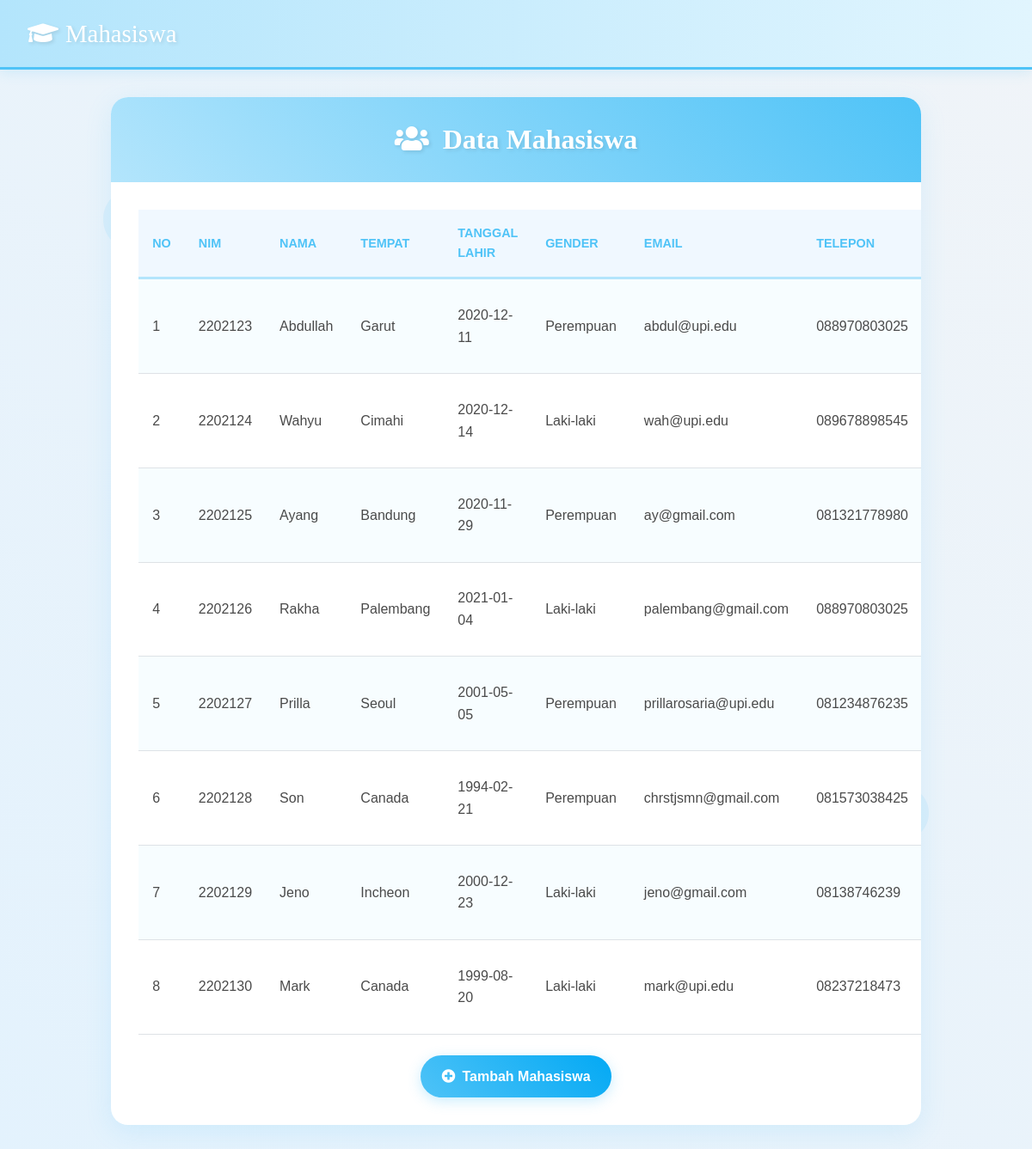
/mvp_php/index.php, run on the app's committed database.
### tables this page shows
CREATE TABLE `mahasiswa` (
  `id` int NOT NULL,
  `nim` varchar(100) NOT NULL,
  `nama` varchar(100) NOT NULL,
  `tempat` varchar(100) NOT NULL,
  `tl` varchar(100) NOT NULL,
  `gender` varchar(10) NOT NULL,
  `email` varchar(100) NOT NULL,
  `telp` varchar(100) NOT NULL
);

### mvp_php/presenter/ProsesMahasiswa.php (called while the page is built, shortened)
<?php
class ProsesMahasiswa implements KontrakPresenter
{
	private $tabelmahasiswa;
	private $data = [];
	function __construct()
	{
		try {
			$db_host = "localhost";
			$db_user = "root";
			$db_password = "";
			$db_name = "mvp_php";
			$this->tabelmahasiswa = new TabelMahasiswa($db_host, $db_user, $db_password, $db_name);
			$this->data = array();
		} catch (Exception $e) {
			echo "yah error" . $e->getMessage();
		}
	}
	function prosesDataMahasiswa()
	{
		try {
			$this->tabelmahasiswa->open();
			$this->tabelmahasiswa->getMahasiswa();
			while ($row = $this->tabelmahasiswa->getResult()) {
				$mahasiswa = new Mahasiswa();
				$mahasiswa->setId($row['id']);
				$mahasiswa->setNim($row['nim']);
				$mahasiswa->setNama($row['nama']);
				$mahasiswa->setTempat($row['tempat']);
				$mahasiswa->setTl($row['tl']);
				$mahasiswa->setGender($row['gender']);
				$mahasiswa->setEmail($row['email']);
				$mahasiswa->setTelp($row['telp']);
				$this->data[] = $mahasiswa;
			}
		} catch (Exception $e) {
			echo "yah error part 2" . $e->getMessage();
		}
	}
	function getNim($i)
	{
		return $this->data[$i]->nim;
	}
	function getNama($i)
	{
		return $this->data[$i]->nama;
	}
	function getTempat($i)
	{
		return $this->data[$i]->tempat;
	}
	function getTl($i)
	{
		return $this->data[$i]->tl;
	}
	function getGender($i)
	{
		return $this->data[$i]->gender;
	}
	function getEmail($i)
	{
		return $this->data[$i]->email;
	}
	function getTelp($i)
	{
		return $this->data[$i]->telp;
	}
	function getSize()
	{
		return sizeof($this->data);
	}
}

### mvp_php/index.php (called while the page is built)
<?php
include("view/TampilMahasiswa.php");
$tp = new TampilMahasiswa();
$data = $tp->tampil();

### mvp_php/model/Mahasiswa.class.php (called while the page is built, shortened)
<?php
class Mahasiswa
{
	function setNim($nim)
	{
		$this->nim = $nim;
	}
	function setNama($nama)
	{
		$this->nama = $nama;
	}
	function setTempat($tempat)
	{
		$this->tempat = $tempat;
	}
	function setTl($tl)
	{
		$this->tl = $tl;
	}
	function setGender($gender)
	{
		$this->gender = $gender;
	}
	function setEmail($email)
	{
		$this->email = $email;
	}
	function setTelp($telp)
	{
		$this->telp = $telp;
	}
}

### mvp_php/model/DB.class.php (called while the page is built, shortened)
<?php
class DB
{
	var $db_host = '';
	var $db_user = '';
	var $db_password = '';
	var $db_name = '';
	var $db_link = '';
	function __construct($db_host = '', $db_user = '', $db_password = '', $db_name = '')
	{
		$this->db_host = $db_host;
		$this->db_user = $db_user;
		$this->db_password = $db_password;
		$this->db_name = $db_name;
	}
	function open()
	{
		$this->db_link = mysqli_connect($this->db_host, $this->db_user, $this->db_password, $this->db_name);
	}
	function execute($query = "")
	{
		$this->result = mysqli_query($this->db_link, $query);
		return $this->result;
	}
}

### mvp_php/model/TabelMahasiswa.class.php (called while the page is built, shortened)
<?php
class TabelMahasiswa extends DB
{
	function getMahasiswa()
	{
		$query = "SELECT * FROM mahasiswa";
		return $this->execute($query);
	}
}

### mvp_php/view/TampilMahasiswa.php (the view, shortened to what this page needs)
<?php
include("presenter/ProsesMahasiswa.php");
class TampilMahasiswa implements KontrakView
{
	private $prosesmahasiswa;
	function __construct()
	{
		$this->prosesmahasiswa = new ProsesMahasiswa();
	}
	function tampil()
	{
		$action = isset($_GET['action']) ? $_GET['action'] : "";
		switch ($action) {
			default:
				$this->prosesmahasiswa->prosesDataMahasiswa();
				$data = null;
				for ($i = 0; $i < $this->prosesmahasiswa->getSize(); $i++) {
					$no = $i + 1;
					$data .= "<tr>
					<td>" . $no . "</td>
					<td>" . $this->prosesmahasiswa->getNim($i) . "</td>
					<td>" . $this->prosesmahasiswa->getNama($i) . "</td>
					<td>" . $this->prosesmahasiswa->getTempat($i) . "</td>
					<td>" . $this->prosesmahasiswa->getTl($i) . "</td>
					<td>" . $this->prosesmahasiswa->getGender($i) . "</td>
					<td>" . $this->prosesmahasiswa->getEmail($i) . "</td>
					<td>" . $this->prosesmahasiswa->getTelp($i) . "</td>
					<td>
						<a href='index.php?action=update&id=" . $this->prosesmahasiswa->getId($i) . "' class='btn btn-warning btn-sm'>Edit</a>
						<a href='index.php?action=delete&id=" . $this->prosesmahasiswa->getId($i) . "' class='btn btn-danger btn-sm' onclick='return confirm(\"Apakah Anda yakin ingin menghapus data ini?\")'>Hapus</a>
					</td>
					</tr>";
				}
		}
	}
}

### mvp_php/model/Template.class.php (shortened to what this page needs)
<?php
class Template{
	var $content = '';
	function __construct($filename = ''){
		$this->content = implode('', @file($filename));
	}
	function clear(){
		$this->content = preg_replace("/DATA_[A-Z|_|0-9]+/", "", $this->content);
	}
	function write(){
		print $this->content;
	}
	function replace($old = '', $new = ''){
		if(is_int($new)){
			$value = sprintf("%d", $new);
		}elseif(is_float($new)){
			$value = sprintf("%f", $new);
		}elseif(is_array($new)){
			$value = '';
			foreach( $new as $item){
				$value .= $item. '';
			}
		}else{
			$value = $new;
		}
		$this->content = preg_replace("/$old/",  $value, $this->content);
	}
}

### mvp_php/assets/style.css (style rules this page uses)
* { margin: 0; padding: 0; box-sizing: border-box; }
:root { --primary-blue: #B3E5FC; --secondary-blue: #E1F5FE; --accent-blue: #4FC3F7; --light-blue: #F0F8FF; --text-color: #4A4A4A; --soft-gray: #F5F7FA; --border-radius: 15px; }
body { font-family: 'Quicksand', sans-serif; background: linear-gradient(45deg, #E3F2FD, #F0F4F8); min-height: 100vh; color: var(--text-color); line-height: 1.6; }
.container-fluid { width: 100%; padding: 2rem; }
.row { display: flex; flex-wrap: wrap; margin: 0 -15px; }
.col-12 { flex: 0 0 100%; max-width: 100%; padding: 0 15px; }
.col-lg-10 { flex: 0 0 83.333333%; max-width: 83.333333%; padding: 0 15px; }
.navbar { background: linear-gradient(90deg, var(--primary-blue), var(--secondary-blue)); padding: 1rem 2rem; box-shadow: 0 2px 15px rgba(79, 195, 247, 0.2); border-bottom: 3px solid var(--accent-blue); }
.navbar-brand { font-family: 'Pacifico', cursive; font-size: 1.8rem; color: white; text-decoration: none; text-shadow: 2px 2px 4px rgba(0, 0, 0, 0.1); display: inline-flex; align-items: center; }
.card { background: white; border-radius: 20px; box-shadow: 0 8px 30px rgba(79, 195, 247, 0.15); overflow: hidden; margin-bottom: 2rem; }
.card-header { background: linear-gradient(45deg, var(--primary-blue), var(--accent-blue)); padding: 1.5rem; color: white; text-align: center; }
.card-header h3, .card-header h4 { font-family: 'Pacifico', cursive; color: white; text-shadow: 2px 2px 4px rgba(0, 0, 0, 0.1); margin: 0; }
.card-header h3 { font-size: 2rem; }
.card-body { padding: 2rem; }
.table { width: 100%; border-collapse: collapse; margin-bottom: 1rem; }
.table th, .table td { padding: 1rem; text-align: left; vertical-align: middle; border-bottom: 1px solid #dee2e6; }
.table thead th { background-color: var(--light-blue); color: var(--accent-blue); font-weight: 600; text-transform: uppercase; font-size: 0.9rem; border-bottom: 3px solid var(--primary-blue); }
.table tbody tr:nth-child(odd) { background-color: rgba(179, 229, 252, 0.1); }
.btn { display: inline-flex; align-items: center; justify-content: center; padding: 0.75rem 1.5rem; border: none; border-radius: 25px; font-weight: 600; font-size: 1rem; cursor: pointer; text-decoration: none; transition: all 0.3s ease; font-family: 'Quicksand', sans-serif; }
.btn i { margin-right: 0.5rem; }
.btn-primary, .btn-success { background: linear-gradient(45deg, var(--accent-blue), #03A9F4); color: white; box-shadow: 0 4px 15px rgba(79, 195, 247, 0.3); }
.decoration { position: fixed; opacity: 0.1; pointer-events: none; z-index: -1; }
.cloud-decoration { color: var(--accent-blue); font-size: 8rem; animation: float 6s ease-in-out infinite; }
.cloud-1 { top: 10%; left: 10%; animation-delay: 0s; }
.cloud-2 { top: 60%; right: 10%; animation-delay: 2s; }
.cloud-3 { bottom: 10%; left: 15%; animation-delay: 4s; }
.mt-4 { margin-top: 1.5rem; }
.mr-2 { margin-right: 0.5rem; }
.mr-3 { margin-right: 1rem; }
.text-center { text-align: center; }
.justify-content-center { justify-content: center; }
.card { animation: fadeInUp 0.6s ease-out; }

### data on the page
mahasiswa: no "1", nim "2202123", nama "Abdullah", tempat "Garut", tl "2020-12-11", gender "Perempuan", email "abdul@upi.edu", telp "088970803025"
mahasiswa: no "2", nim "2202124", nama "Wahyu", tempat "Cimahi", tl "2020-12-14", gender "Laki-laki", email "wah@upi.edu", telp "089678898545"
mahasiswa: no "3", nim "2202125", nama "Ayang", tempat "Bandung", tl "2020-11-29", gender "Perempuan", email "ay@gmail.com", telp "081321778980"
mahasiswa: no "4", nim "2202126", nama "Rakha", tempat "Palembang", tl "2021-01-04", gender "Laki-laki", email "palembang@gmail.com", telp "088970803025"
mahasiswa: no "5", nim "2202127", nama "Prilla", tempat "Seoul", tl "2001-05-05", gender "Perempuan", email "prillarosaria@upi.edu", telp "081234876235"
mahasiswa: no "6", nim "2202128", nama "Son", tempat "Canada", tl "1994-02-21", gender "Perempuan", email "chrstjsmn@gmail.com", telp "081573038425"
mahasiswa: no "7", nim "2202129", nama "Jeno", tempat "Incheon", tl "2000-12-23", gender "Laki-laki", email "jeno@gmail.com", telp "08138746239"
mahasiswa: no "8", nim "2202130", nama "Mark", tempat "Canada", tl "1999-08-20", gender "Laki-laki", email "mark@upi.edu", telp "08237218473"

### other printed values
$this->content "Mahasiswa Data Mahasiswa NO NIM NAMA TEMPAT TANGGAL LAHIR GENDER EMAIL TELEPON Tambah Mahasiswa"
